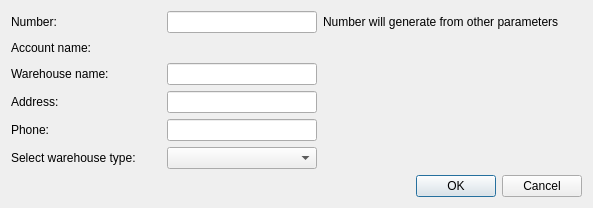
<?xml version="1.0" encoding="UTF-8"?>
<ui version="4.0">
 <class>CreateWarehouse</class>
 <widget class="QDialog" name="CreateWarehouse">
  <property name="geometry">
   <rect>
    <x>0</x>
    <y>0</y>
    <width>593</width>
    <height>203</height>
   </rect>
  </property>
  <property name="sizePolicy">
   <sizepolicy hsizetype="Fixed" vsizetype="Fixed">
    <horstretch>0</horstretch>
    <verstretch>0</verstretch>
   </sizepolicy>
  </property>
  <property name="windowTitle">
   <string>Create/Update warehouse</string>
  </property>
  <property name="locale">
   <locale language="English" country="UnitedStates"/>
  </property>
  <property name="modal">
   <bool>false</bool>
  </property>
  <layout class="QGridLayout" name="gridLayout">
   <property name="leftMargin">
    <number>11</number>
   </property>
   <property name="topMargin">
    <number>11</number>
   </property>
   <property name="rightMargin">
    <number>11</number>
   </property>
   <property name="bottomMargin">
    <number>11</number>
   </property>
   <item row="2" column="0">
    <widget class="QLabel" name="nameLb">
     <property name="text">
      <string>Warehouse name:</string>
     </property>
    </widget>
   </item>
   <item row="6" column="0">
    <widget class="QLabel" name="wTypeLb">
     <property name="minimumSize">
      <size>
       <width>150</width>
       <height>0</height>
      </size>
     </property>
     <property name="text">
      <string>Select warehouse type:</string>
     </property>
    </widget>
   </item>
   <item row="0" column="2">
    <widget class="QLabel" name="label">
     <property name="text">
      <string>Number will generate from other parameters</string>
     </property>
    </widget>
   </item>
   <item row="2" column="1">
    <widget class="QLineEdit" name="nameEdit">
     <property name="minimumSize">
      <size>
       <width>150</width>
       <height>0</height>
      </size>
     </property>
     <property name="maximumSize">
      <size>
       <width>150</width>
       <height>16777215</height>
      </size>
     </property>
     <property name="toolTip">
      <string>&lt;html&gt;&lt;head/&gt;&lt;body&gt;&lt;p&gt;For example: Doe&lt;/p&gt;&lt;/body&gt;&lt;/html&gt;</string>
     </property>
    </widget>
   </item>
   <item row="4" column="1">
    <widget class="QLineEdit" name="addressEdit">
     <property name="minimumSize">
      <size>
       <width>150</width>
       <height>0</height>
      </size>
     </property>
     <property name="maximumSize">
      <size>
       <width>150</width>
       <height>16777215</height>
      </size>
     </property>
     <property name="toolTip">
      <string>&lt;html&gt;&lt;head/&gt;&lt;body&gt;&lt;p&gt;For example: John.Doe@gmail.com (does not mandatory field)&lt;/p&gt;&lt;/body&gt;&lt;/html&gt;</string>
     </property>
    </widget>
   </item>
   <item row="6" column="1">
    <widget class="QComboBox" name="wTypeCmb">
     <property name="maximumSize">
      <size>
       <width>150</width>
       <height>16777215</height>
      </size>
     </property>
    </widget>
   </item>
   <item row="1" column="0">
    <widget class="QLabel" name="accNameLb">
     <property name="text">
      <string>Account name:</string>
     </property>
    </widget>
   </item>
   <item row="7" column="0" colspan="4">
    <layout class="QHBoxLayout" name="horizontalLayout">
     <item>
      <spacer name="horizontalSpacer">
       <property name="orientation">
        <enum>Qt::Horizontal</enum>
       </property>
       <property name="sizeHint" stdset="0">
        <size>
         <width>40</width>
         <height>20</height>
        </size>
       </property>
      </spacer>
     </item>
     <item>
      <widget class="QPushButton" name="okBtn">
       <property name="text">
        <string>OK</string>
       </property>
      </widget>
     </item>
     <item>
      <widget class="QPushButton" name="cancelBtn">
       <property name="text">
        <string>Cancel</string>
       </property>
      </widget>
     </item>
    </layout>
   </item>
   <item row="0" column="1">
    <widget class="QLineEdit" name="numberEdit">
     <property name="minimumSize">
      <size>
       <width>150</width>
       <height>0</height>
      </size>
     </property>
     <property name="maximumSize">
      <size>
       <width>150</width>
       <height>16777215</height>
      </size>
     </property>
     <property name="toolTip">
      <string>&lt;html&gt;&lt;head/&gt;&lt;body&gt;&lt;p&gt;For example: John&lt;/p&gt;&lt;/body&gt;&lt;/html&gt;</string>
     </property>
     <property name="readOnly">
      <bool>true</bool>
     </property>
    </widget>
   </item>
   <item row="4" column="0">
    <widget class="QLabel" name="addressLb">
     <property name="text">
      <string>Address:</string>
     </property>
    </widget>
   </item>
   <item row="0" column="3">
    <spacer name="horizontalSpacer_2">
     <property name="orientation">
      <enum>Qt::Horizontal</enum>
     </property>
     <property name="sizeHint" stdset="0">
      <size>
       <width>40</width>
       <height>20</height>
      </size>
     </property>
    </spacer>
   </item>
   <item row="0" column="0">
    <widget class="QLabel" name="numberLb">
     <property name="minimumSize">
      <size>
       <width>120</width>
       <height>0</height>
      </size>
     </property>
     <property name="text">
      <string>Number:</string>
     </property>
    </widget>
   </item>
   <item row="1" column="1" colspan="3">
    <widget class="QLabel" name="accNamePh">
     <property name="font">
      <font>
       <family>Times New Roman</family>
       <pointsize>12</pointsize>
       <weight>75</weight>
       <italic>true</italic>
       <bold>true</bold>
      </font>
     </property>
     <property name="text">
      <string/>
     </property>
    </widget>
   </item>
   <item row="5" column="1">
    <widget class="QLineEdit" name="phoneEdit"/>
   </item>
   <item row="5" column="0">
    <widget class="QLabel" name="phoneLb">
     <property name="text">
      <string>Phone:</string>
     </property>
    </widget>
   </item>
  </layout>
 </widget>
 <tabstops>
  <tabstop>nameEdit</tabstop>
  <tabstop>addressEdit</tabstop>
  <tabstop>phoneEdit</tabstop>
  <tabstop>wTypeCmb</tabstop>
  <tabstop>okBtn</tabstop>
  <tabstop>cancelBtn</tabstop>
  <tabstop>numberEdit</tabstop>
 </tabstops>
 <resources/>
 <connections/>
</ui>
